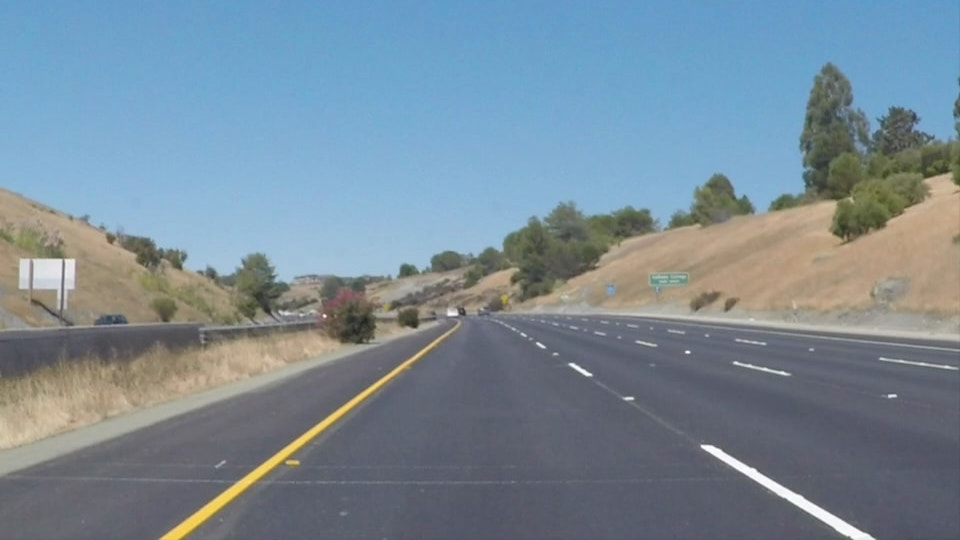
#> input picture CarND-LaneLines-P1-master/test_images/solidYellowCurve2.jpg, 960 x 540 px
$ jupyter execute --allow-errors LaneFindingOnVideo.ipynb   (shell and % lines are left out)   (older library calls are emulated)
#> lines starting #> are read from the running program, lines starting #| are printed output that depends on the picture; after the words box and inside, x2 and y2 are one past the last pixel; in counts of white or black regions, pixels touching at a corner belong together
[cell 1]
#importing some useful packages
import matplotlib.pyplot as plt
import matplotlib.image as mpimg
import numpy as np
import cv2
import math


# Import everything needed to edit/save/watch video clips
from moviepy.editor import VideoFileClip, ImageClip
from IPython.display import HTML

[cell 2]
def grayscale(img):
    """Applies the Grayscale transform
    This will return an image with only one color channel
    but NOTE: to see the returned image as grayscale
    (assuming your grayscaled image is called 'gray')
    you should call plt.imshow(gray, cmap='gray')"""
    return cv2.cvtColor(img, cv2.COLOR_RGB2GRAY)
    # Or use BGR2GRAY if you read an image with cv2.imread()
    # return cv2.cvtColor(img, cv2.COLOR_BGR2GRAY)

def canny(img, low_threshold, high_threshold):
    """Applies the Canny transform"""
    return cv2.Canny(img, low_threshold, high_threshold)

def gaussian_blur(img, kernel_size):
    """Applies a Gaussian Noise kernel"""
    return cv2.GaussianBlur(img, (kernel_size, kernel_size), 0)

def region_of_interest(img, vertices):
    """
    Applies an image mask.

    Only keeps the region of the image defined by the polygon
    formed from `vertices`. The rest of the image is set to black.
    `vertices` should be a numpy array of integer points.
    """
    #defining a blank mask to start with
    mask = np.zeros_like(img)

    #defining a 3 channel or 1 channel color to fill the mask with depending on the input image
    if len(img.shape) > 2:
        channel_count = img.shape[2]  # i.e. 3 or 4 depending on your image
        ignore_mask_color = (255,) * channel_count
    else:
        ignore_mask_color = 255

    #filling pixels inside the polygon defined by "vertices" with the fill color
    poly = cv2.fillPoly(mask, vertices, ignore_mask_color)
#     plt.imshow(poly)
    #returning the image only where mask pixels are nonzero
    masked_image = cv2.bitwise_and(img, mask)
    return masked_image


def draw_lines(img, lines, color=[255, 0, 0], thickness=3):
    """
    NOTE: this is the function you might want to use as a starting point once you want to
    average/extrapolate the line segments you detect to map out the full
    extent of the lane (going from the result shown in raw-lines-example.mp4
    to that shown in P1_example.mp4).

    Think about things like separating line segments by their
    slope ((y2-y1)/(x2-x1)) to decide which segments are part of the left
    line vs. the right line.  Then, you can average the position of each of
    the lines and extrapolate to the top and bottom of the lane.

    This function draws `lines` with `color` and `thickness`.
    Lines are drawn on the image inplace (mutates the image).
    If you want to make the lines semi-transparent, think about combining
    this function with the weighted_img() function below
    """
    for line in lines:
        for x1,y1,x2,y2 in line:
            cv2.line(img, (x1, y1), (x2, y2), color, thickness)

def hough_lines(img, rho, theta, threshold, min_line_len, max_line_gap):
    """
    `img` should be the output of a Canny transform.

    Returns an image with hough lines drawn.
    """
    lines = cv2.HoughLinesP(img, rho, theta, threshold, np.array([]), minLineLength=min_line_len, maxLineGap=max_line_gap)
    line_img = np.zeros((img.shape[0], img.shape[1], 3), dtype=np.uint8)
    draw_lines(line_img, lines)
    return line_img

# Python 3 has support for cool math symbols.

def weighted_img(img, initial_img, α=0.8, β=1., γ=0.1):
    """
    `img` is the output of the hough_lines(), An image with lines drawn on it.
    Should be a blank image (all black) with lines drawn on it.

    `initial_img` should be the image before any processing.

    The result image is computed as follows:

    initial_img * α + img * β + γ
    NOTE: initial_img and img must be the same shape!
    """
    return cv2.addWeighted(initial_img, α, img, β, γ)

# [46 lines left out: functions process_image, blur, not called in this run]

[cell 3]
# image_name = 'solidYellowCurve2'
read_file = 'test_images/solidYellowCurve2.jpg'
output_file = 'output_images/solidYellowCurve2_Lane.jpg'
#reading in an image
image = mpimg.imread(read_file)
#> image is the input picture: shape (540, 960, 3); mean R, G, B 120.7, 138.6, 151.5
#printing out some stats and plotting
# print('This image is:', type(image), 'with dimensions:', image.shape)
# plt.imshow(image)  # if you wanted to show a single color channel image called 'gray', for example, call as plt.imshow(gray, cmap='gray')
gray = grayscale(image)
# plt.imshow(gray,cmap='gray')
blur = gaussian_blur(gray,kernel_size=3)
# plt.imshow(blur,cmap='gray')
# Define our parameters for Canny and apply
low_threshold = 50
high_threshold = 150
edge = canny(blur,low_threshold,high_threshold)
#> in canny, `return cv2.Canny(img, low_threshold, high_threshold)`: returned value: shape (540, 960); 2.2% white in thin lines or dots, all inside (x1, y1, x2, y2) = (0, 62, 960, 540)
# plt.imshow(edge,cmap='gray')
imshape = image.shape
#> imshape = (540, 960, 3)
vertices = np.array([[(0,imshape[0]),(450, 320), (500, 320), (imshape[1],imshape[0])]], dtype=np.int32)
masked = region_of_interest(edge,vertices)
#> in region_of_interest, `poly = cv2.fillPoly(mask, vertices, ignore_mask_color)`:
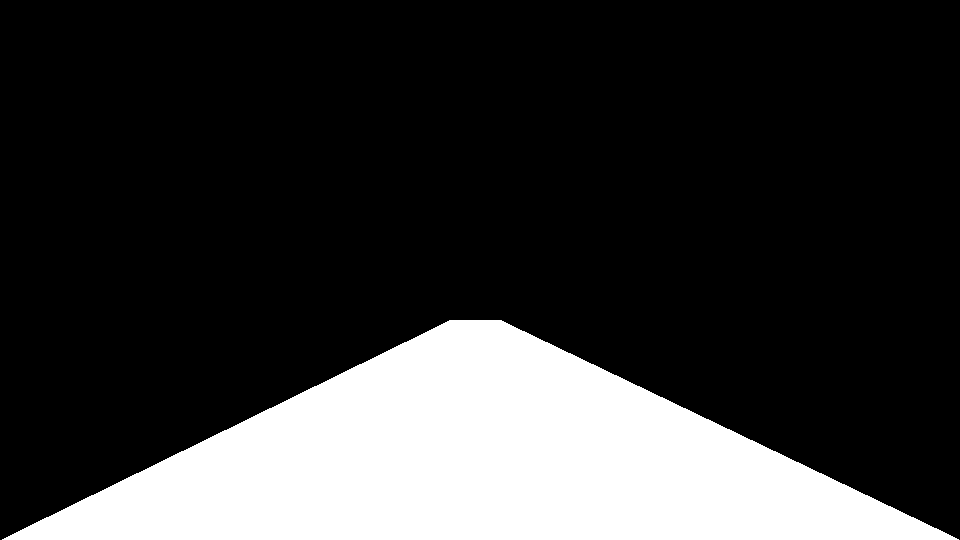
#> mask: shape (540, 960); 21.4% white; 1 white region, box (x1, y1, x2, y2) and area: (2, 320, 959, 540) 111114
#> in region_of_interest, `masked_image = cv2.bitwise_and(img, mask)`: masked_image: shape (540, 960); 0.36% white in thin lines or dots, all inside (x1, y1, x2, y2) = (159, 320, 876, 540)
# plt.imshow(masked,cmap='gray')
# Define the Hough transform parameters
# Make a blank the same size as our image to draw on
rho = 1 # distance resolution in pixels of the Hough grid
theta = np.pi/180 # angular resolution in radians of the Hough grid
threshold = 20    # minimum number of votes (intersections in Hough grid cell)
min_line_length = 100 #minimum number of pixels making up a line
max_line_gap = 100   # maximum gap in pixels between connectable line segments
line_image = np.copy(image)*0 # creating a blank to draw lines on
#> line_image: shape (540, 960, 3); every value is 0
lines = hough_lines(masked, rho, theta, threshold, min_line_length, max_line_gap)
#> in hough_lines, `lines = cv2.HoughLinesP(img, rho, theta, threshold, np.array([]), minL..`: lines = [[178, 538, 460, 325], [159, 539, 460, 321], [159, 538, 460, 320], [500, 323, 874, 539], [617, 397, 852, 538], [500, 320, 709, 445], [700, 447, 851, 538], [251, 482, 460, 324], [497, 322, 702, 445], [179, 538, 281, 461], [498, 320, 875, 538]]
#> the loop in draw_lines, `for line in lines:` made 11 passes
#> after the loop in draw_lines, `for line in lines:`:
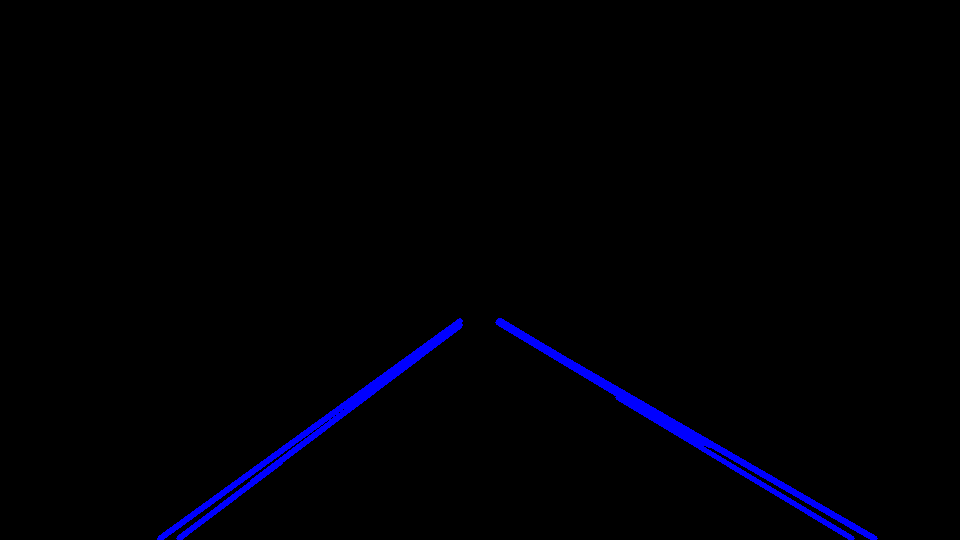
#> img: shape (540, 960, 3); mean of channels 0, 1, 2 4.4, 0, 0; drawn as B, G, R
# plt.imshow(lines)
result = weighted_img(lines, image)
#> in weighted_img, `return cv2.addWeighted(initial_img, α, img, β, γ)`:
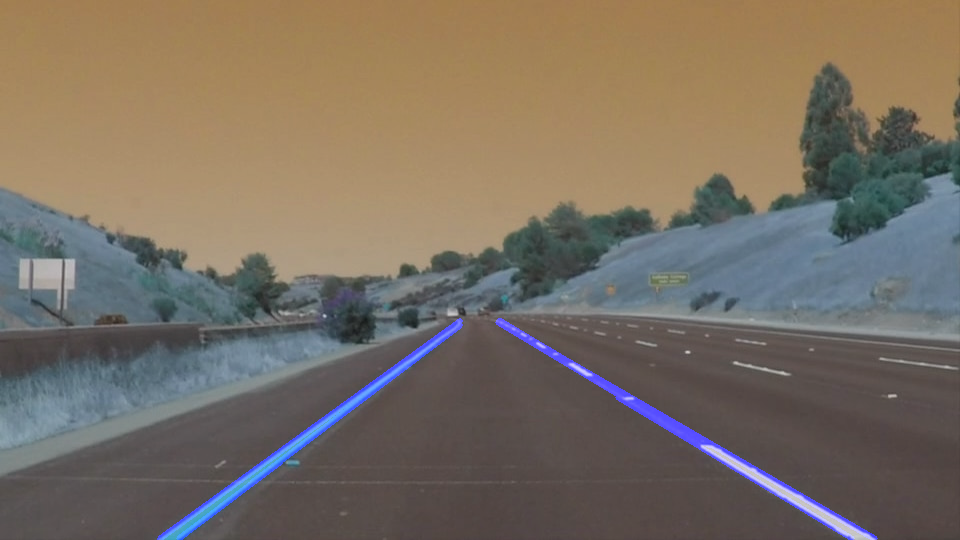
#> returned value: shape (540, 960, 3); mean of channels 0, 1, 2 98.9, 110.9, 121.2; drawn as B, G, R
plt.imshow(result)
#> (this line was passed over: IPython is not available in this run)
cv2.imwrite(output_file,result)
#> Out = True

[cell 4]
# image_name = 'solidYellowCurve'
read_file = 'test_images/solidYellowCurve.jpg'
output_file = 'output_images/solidYellowCurve_Lane.jpg'
#reading in an image

image = mpimg.imread(read_file)
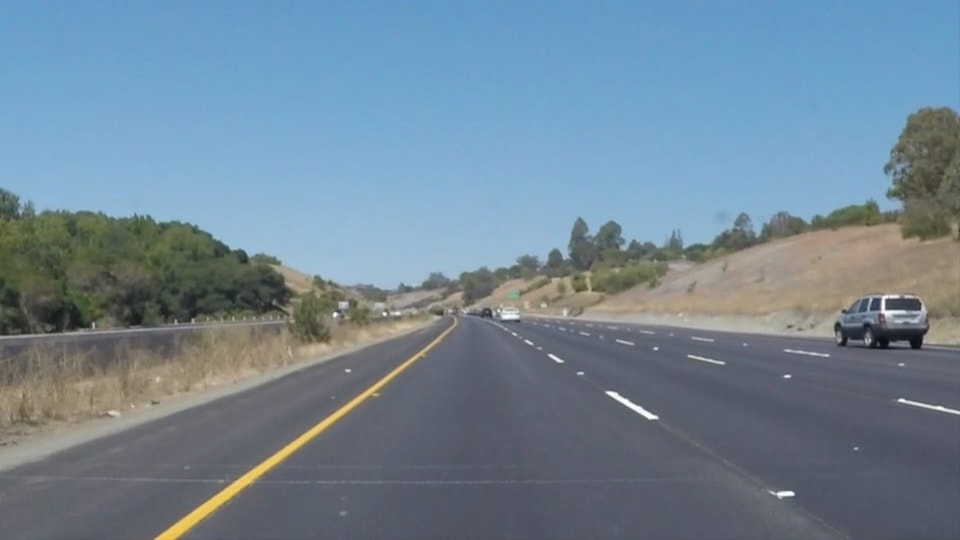
#> input picture CarND-LaneLines-P1-master/test_images/solidYellowCurve.jpg, 960 x 540 px
#> image is the input picture: shape (540, 960, 3); mean R, G, B 113, 133.4, 149
#printing out some stats and plotting
# print('This image is:', type(image), 'with dimensions:', image.shape)
# plt.imshow(image)  # if you wanted to show a single color channel image called 'gray', for example, call as plt.imshow(gray, cmap='gray')
gray = grayscale(image)
#> in grayscale (call 2), `return cv2.cvtColor(img, cv2.COLOR_RGB2GRAY)`:
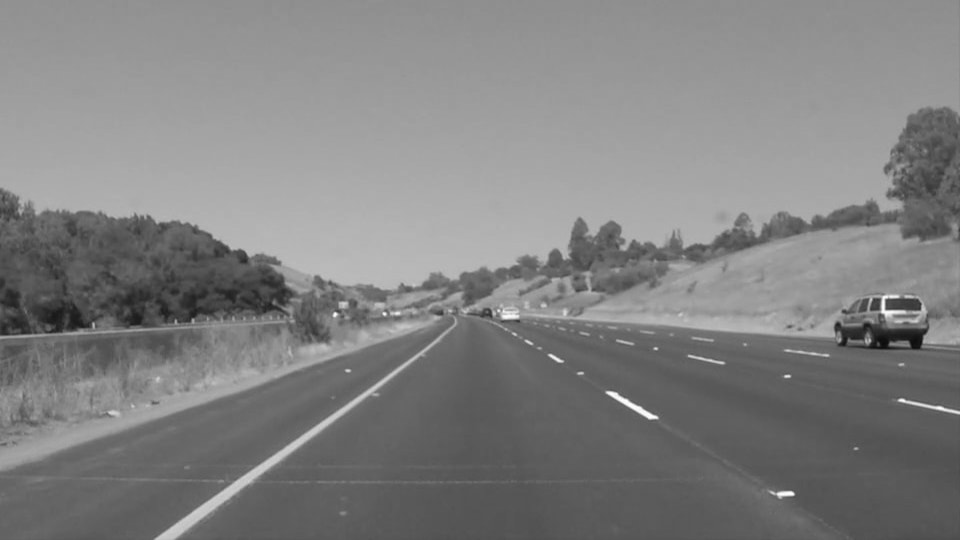
#> returned value: shape (540, 960); min 11, max 254, mean 129.1
# plt.imshow(gray,cmap='gray')
blur = gaussian_blur(gray,kernel_size=7)
# plt.imshow(blur,cmap='gray')
# Define our parameters for Canny and apply
low_threshold = 50
high_threshold = 150
edge = canny(blur,low_threshold,high_threshold)
#> in canny (call 2), `return cv2.Canny(img, low_threshold, high_threshold)`: returned value: shape (540, 960); 1.3% white in thin lines or dots, all inside (x1, y1, x2, y2) = (0, 106, 960, 540)
plt.imshow(edge,cmap='gray')
#> (this line was passed over: IPython is not available in this run)
imshape = image.shape
vertices = np.array([[(0,imshape[0]),(450, 320), (500, 320), (imshape[1],imshape[0])]], dtype=np.int32)
masked = region_of_interest(edge,vertices)
#> in region_of_interest (call 2), `masked_image = cv2.bitwise_and(img, mask)`:
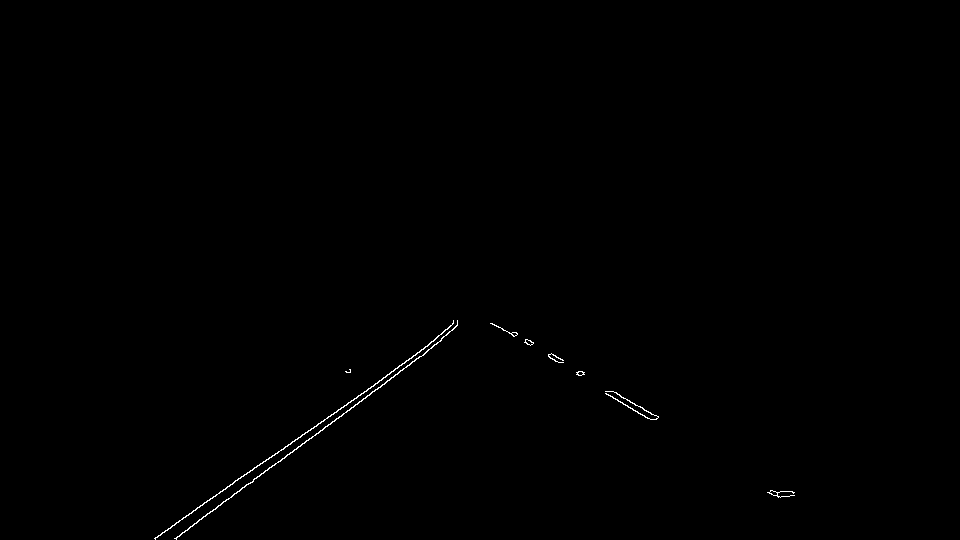
#> masked_image: shape (540, 960); 0.26% white in thin lines or dots, all inside (x1, y1, x2, y2) = (154, 320, 795, 540)
# plt.imshow(masked,cmap='gray')
# Define the Hough transform parameters
# Make a blank the same size as our image to draw on
rho = 1 # distance resolution in pixels of the Hough grid
theta = np.pi/180 # angular resolution in radians of the Hough grid
threshold = 15    # minimum number of votes (intersections in Hough grid cell)
min_line_length = 250 #minimum number of pixels making up a line
max_line_gap = 250   # maximum gap in pixels between connectable line segments
line_image = np.copy(image)*0 # creating a blank to draw lines on
lines = hough_lines(masked, rho, theta, threshold, min_line_length, max_line_gap)
#> the loop in draw_lines (call 2), `for line in lines:` made 11 passes
#> line on passes 1 to 11: [[154, 538, 456, 326]], [[155, 538, 452, 330]], [[176, 539, 441, 340]], [[516, 332, 789, 496]], [[494, 324, 791, 495]], [[197, 507, 457, 325]], [[490, 323, 780, 497]], [[491, 323, 782, 491]], [[176, 537, 446, 334]], [[514, 332, 793, 493]], [[515, 335, 793, 495]]
# plt.imshow(lines)
result = weighted_img(lines, image)
#> call 2 of weighted_img, with α = 0.8, β = 1, γ = 0.1
#> in weighted_img (call 2), `return cv2.addWeighted(initial_img, α, img, β, γ)`:
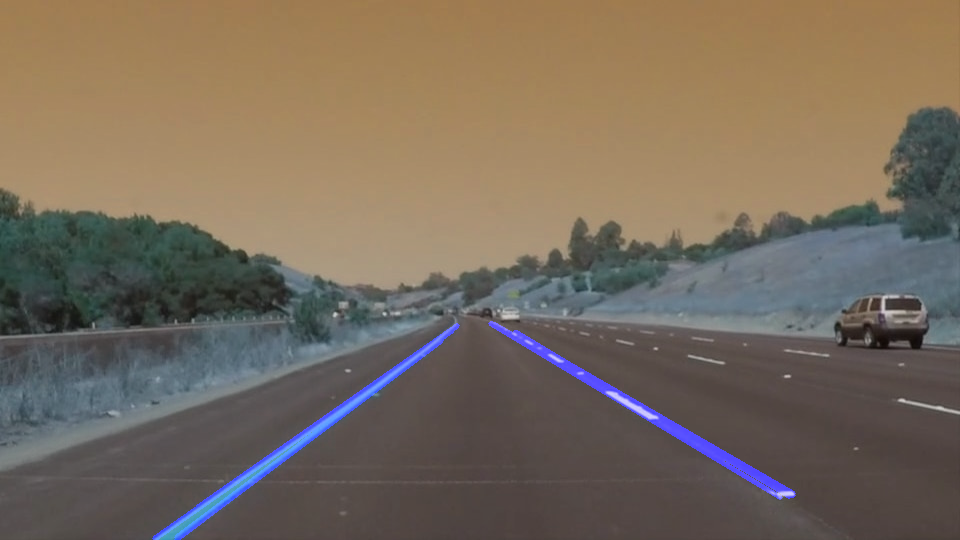
#> returned value: shape (540, 960, 3); mean of channels 0, 1, 2 92.7, 106.7, 119.2; drawn as B, G, R
plt.imshow(result)
#> (this line was passed over: IPython is not available in this run)
cv2.imwrite(output_file,result)
#> Out = True

[cell 5]
# image_name = 'solidYellowLeft'
read_file = 'test_images/solidYellowLeft.jpg'
output_file = 'output_images/solidYellowLeft_Lane.jpg'
#reading in an image

#> (the rest of this cell did not finish here and is left out)

[cell 6]
# image_name = 'solidWhiteRight'
read_file = 'test_images/solidWhiteRight.jpg'
#> read_file = 'test_images/solidWhiteRight.jpg'
output_file = 'output_images/solidWhiteRight_Lane.jpg'
#reading in an image

#> (the rest of this cell did not finish here and is left out)

[cell 7]
image_name = 'whiteCarLaneSwitch'
#> image_name = 'whiteCarLaneSwitch'
# image_name = 'solidWhiteCurve'


read_file = 'test_images/whiteCarLaneSwitch.jpg'
output_file = 'output_images/whiteCarLaneSwitch_Lane.jpg'
#reading in an image

#> (the rest of this cell did not finish here and is left out)

[cell 8]
image_name = 'solidWhiteCurve'
#> image_name = 'solidWhiteCurve'


read_file = 'test_images/solidWhiteCurve.jpg'
output_file = 'output_images/solidWhiteCurve_Lane.jpg'
#reading in an image

#> (the rest of this cell did not finish here and is left out)

[cell 9]
white_output = 'test_videos_output/solidWhiteRight.mp4'
#> white_output = 'test_videos_output/solidWhiteRight.mp4'
## To speed up the testing process you may want to try your pipeline on a shorter subclip of the video
## To do so add .subclip(start_second,end_second) to the end of the line below
## Where start_second and end_second are integer values representing the start and end of the subclip
## You may also uncomment the following line for a subclip of the first 5 seconds
#> (the rest of this cell did not finish here and is left out)

#> (a cell that did not finish here is left out)

[cell 11]
cap = cv2.VideoCapture('test_videos_output/solidWhiteRight.mp4')

while(cap.isOpened()):
    ret, frame = cap.read()
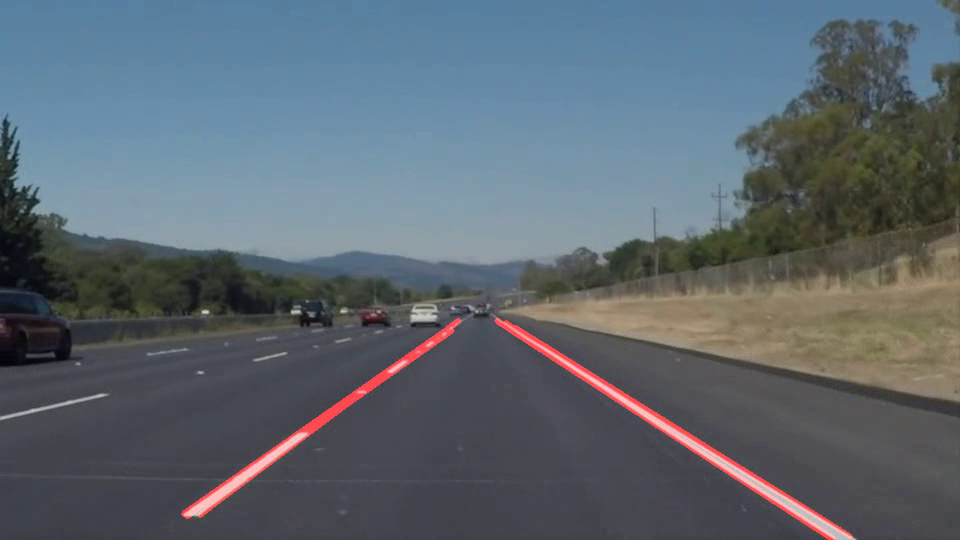
#> input picture frame 21 of CarND-LaneLines-P1-master/test_videos_output/solidWhiteRight.mp4, 960 x 540 px
#> frame is the input picture: shape (540, 960, 3); mean B, G, R 111.6, 103.1, 93.2

    gray = cv2.cvtColor(frame, cv2.COLOR_BGR2GRAY)
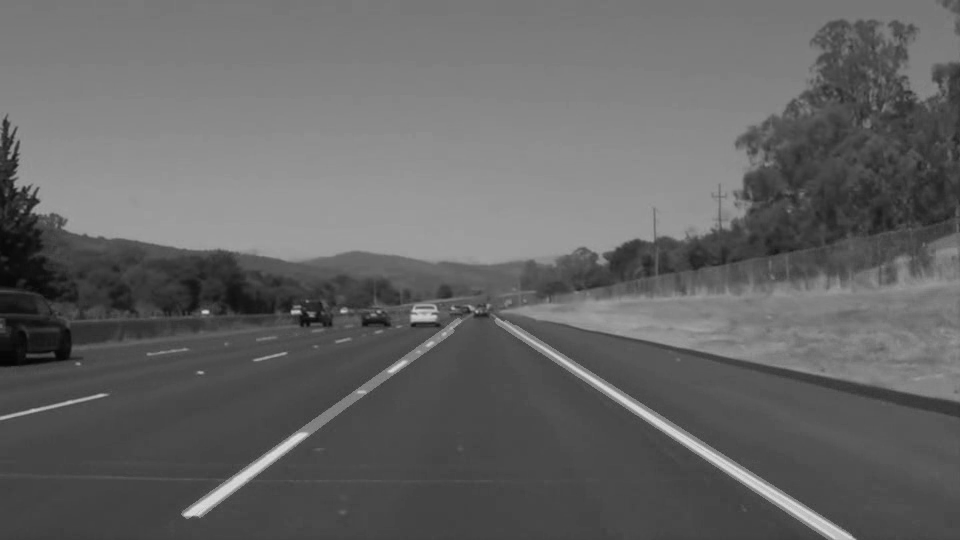
#> gray: shape (540, 960); min 5, max 223, mean 101

    cv2.imshow('frame',gray)
    if cv2.waitKey(1) & 0xFF == ord('q'):
#> (key q is pressed here)
        break

cap.release()
cv2.destroyAllWindows()

[cell 12]
read_file = 'test_images/solidYellowCurve2.jpg'
image = mpimg.imread(read_file)
h, w, _ = image.shape
#> h = 540; w = 960

[cell 13]
print(h,w)
#| 540 960

[cell 14]
# image_name = 'solidYellowCurve2'
read_file = 'test_images/curved-lane.jpg'
output_file = 'test_images/curved-lane_Lane.jpg'
#reading in an image
#> (the rest of this cell did not finish here and is left out)

[cell 15]
#importing some useful packages
import matplotlib.pyplot as plt
import matplotlib.image as mpimg
import numpy as np
import cv2
import math
import os


# image_name = 'solidYellowCurve2'
read_file = 'test_images/curved-lane.jpg'
#> read_file = 'test_images/curved-lane.jpg'
output_file = 'test_images/curved-lane_Lane.jpg'
#reading in an image
frame = cv2.imread(read_file)
# [8 lines of commented-out code are left out]
#> (the rest of this cell did not finish here and is left out)
